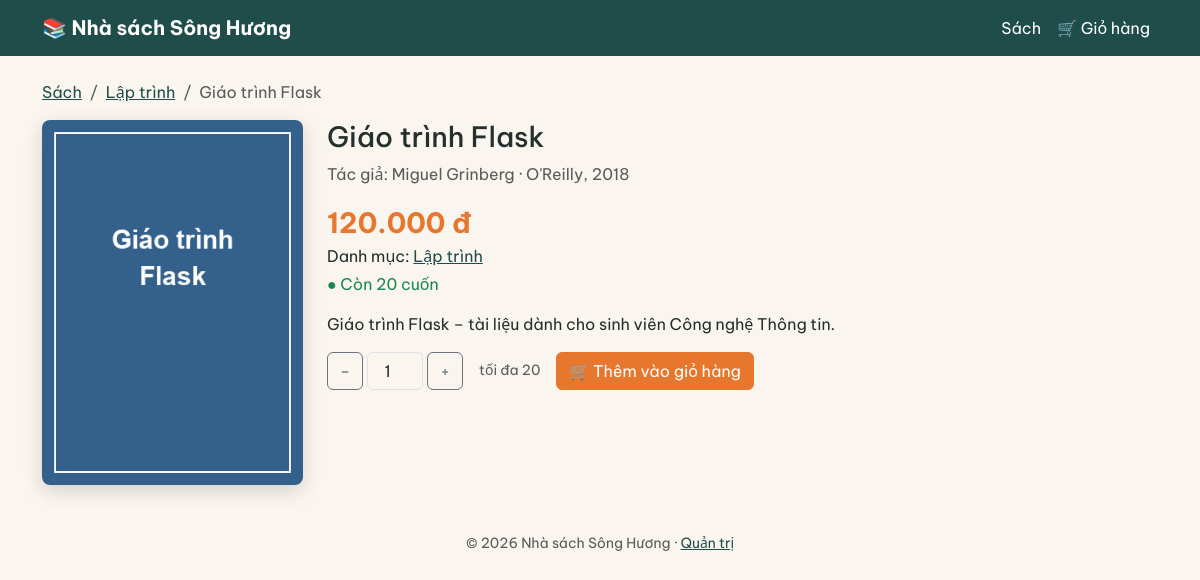
The page /books/2 on the database its author committed.
### models.py (models this page shows)
class Category(db.Model):
    id = db.Column(db.Integer, primary_key=True)
    name = db.Column(db.String(100), nullable=False, unique=True)
    description = db.Column(db.Text)
    books = db.relationship("Book", back_populates="category")

class Book(db.Model):
    id = db.Column(db.Integer, primary_key=True)
    title = db.Column(db.String(200), nullable=False)
    author = db.Column(db.String(120), nullable=False)
    publisher = db.Column(db.String(120))
    year = db.Column(db.Integer)
    price = db.Column(db.Integer, nullable=False)          # đồng, số nguyên
    stock = db.Column(db.Integer, nullable=False, default=0)
    description = db.Column(db.Text)
    cover = db.Column(db.String(100))                      # tên file ngẫu nhiên
    category_id = db.Column(db.Integer, db.ForeignKey("category.id"), nullable=False)
    created_at = db.Column(db.DateTime, nullable=False, default=datetime.now)
    category = db.relationship("Category", back_populates="books")
    @property
    def cover_url(self):
        if self.cover:
            return url_for("static", filename=f"uploads/{self.cover}")
        return url_for("static", filename="img/no-cover.svg")

### shop.py (the view)
@bp.route("/books/<int:book_id>")
def book_detail(book_id):
    book = db.get_or_404(Book, book_id)
    in_cart = cart_quantity(book.id)
    return render_template("book_detail.html", book=book, in_cart=in_cart,
                           max_qty=max(book.stock - in_cart, 0))

### cart.py (called while the page is built)
def get_cart() -> dict:
    return dict(session.get("cart", {}))

def cart_quantity(book_id: int) -> int:
    return get_cart().get(str(book_id), 0)

def cart_count() -> int:
    return sum(get_cart().values())

### templates/book_detail.html (shortened to what this page needs)
{% extends 'base.html' %}
{% block content %}
<nav aria-label="breadcrumb"><ol class="breadcrumb">
  <li class="breadcrumb-item"><a href="{{ url_for('shop.books') }}">Sách</a></li>
  <li class="breadcrumb-item"><a href="{{ url_for('shop.books', category=book.category_id) }}">{{ book.category.name }}</a></li>
  <li class="breadcrumb-item active">{{ book.title }}</li>
</ol></nav>
<div class="row g-4">
  <div class="col-md-4 col-lg-3"><img class="cover-lg" src="{{ book.cover_url }}" alt="Bìa {{ book.title }}"></div>
  <div class="col-md-8 col-lg-9">
    <h1 class="h3">{{ book.title }}</h1>
    <p class="text-muted">Tác giả: {{ book.author }}{% if book.publisher %} · {{ book.publisher }}{% endif %}{% if book.year %}, {{ book.year }}{% endif %}</p>
    <div class="price fs-3">{{ book.price|money }}</div>
    <p class="mb-1">Danh mục: <a href="{{ url_for('shop.books', category=book.category_id) }}">{{ book.category.name }}</a></p>
    <p>{% if book.stock > 0 %}<span class="text-success">● Còn {{ book.stock }} cuốn</span>{% else %}<span class="text-danger fw-semibold">● Hết hàng</span>{% endif %}</p>
    {% if book.description %}<p>{{ book.description }}</p>{% endif %}
    {% if max_qty > 0 %}
    <form method="post" action="{{ url_for('shop.cart_add', book_id=book.id) }}" class="d-flex flex-wrap align-items-center gap-3">
      <div class="qty-box">
        <button type="button" class="btn btn-outline-secondary" id="minus">−</button>
        <input class="form-control" id="qty" name="quantity" type="number" value="1" min="1" max="{{ max_qty }}">
        <button type="button" class="btn btn-outline-secondary" id="plus">+</button>
      </div>
      <span class="small text-muted">tối đa {{ max_qty }}{% if in_cart %} (đã có {{ in_cart }} trong giỏ){% endif %}</span>
      <button class="btn btn-accent">🛒 Thêm vào giỏ hàng</button>
    </form>
    {% elif book.stock > 0 %}
      <div class="alert alert-info">Bạn đã có đủ {{ in_cart }} cuốn (bằng tồn kho) trong giỏ. <a href="{{ url_for('shop.cart') }}">Xem giỏ hàng</a></div>
    {% else %}
      <button class="btn btn-secondary" disabled>Hết hàng</button>
    {% endif %}
  </div>
</div>
{% endblock %}

### static/css/style.css (style rules this page uses)
:root { --paper:#faf6ef; --ink:#23302e; --river:#1f4e4a; --river-dark:#163836; --accent:#e8772e; --line:#e4dccb; --muted:#6f7b78; --bs-body-font-family:"Be Vietnam Pro",system-ui,sans-serif; --bs-body-bg:var(--paper); --bs-body-color:var(--ink); }
body { background:var(--paper);color:var(--ink) }
a { color:var(--river) }
.btn-accent { background:var(--accent);border-color:var(--accent);color:#fff }
.price { color:var(--accent);font-weight:700 }
.cover-lg { max-width:100%;border-radius:.5rem;box-shadow:0 6px 20px rgba(0,0,0,.15) }
.qty-box { display:inline-flex;align-items:center;gap:.25rem }
.qty-box input { width:3.5rem;text-align:center }

### rows shown on the page
Category: category.name "Lập trình"
Book: title "Giáo trình Flask", cover_url (picture), author "Miguel Grinberg", publisher "O'Reilly", year "2018", price "120.000 đ", stock "20", description "Giáo trình Flask – tài liệu dành cho sinh viên Công nghệ Thông tin."

### other values the page prints
{{ max_qty }} "20"
